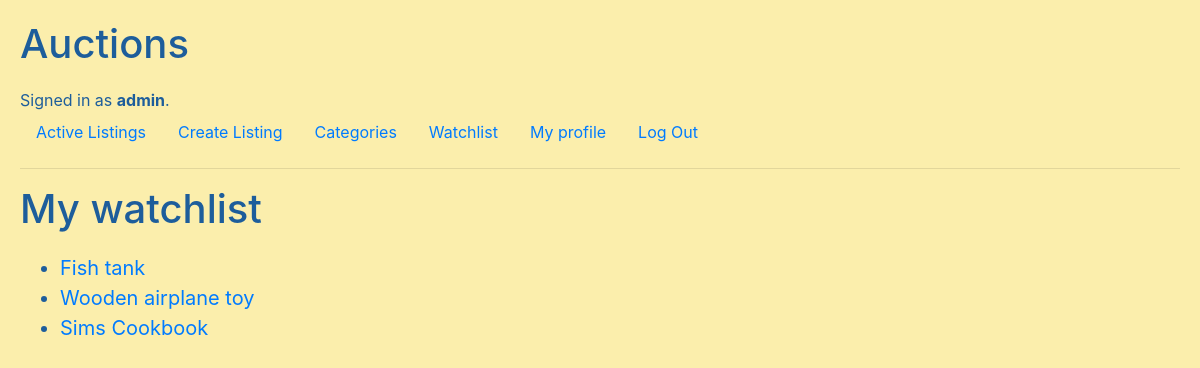
Screenshot of /watchlist (signed in) with the database file from the repository.
### auctions/models.py (models this page shows)
class User(AbstractUser):
    pass

class Listing(models.Model):
    active = models.BooleanField(default=True)
    bid_step = models.FloatField(default=0.1)
    category = models.ForeignKey(
        Category, on_delete=models.CASCADE, related_name="listings", blank=True, null=True)
    description = models.TextField(max_length=300)
    photo = models.ImageField(
        upload_to="listing-images", blank=True, null=True)
    price = models.FloatField()
    pub_date = models.DateTimeField("date published")
    title = models.CharField(max_length=20)
    user = models.ForeignKey(
        User, on_delete=models.CASCADE, related_name="listings")
    winner = models.ForeignKey(
        User, on_delete=models.CASCADE, related_name="won_listings", blank=True, null=True)
    def __str__(self):
        return self.title

### auctions/views.py (the view)
# urls.py: path("watchlist", views.watchlist, name="watchlist"),
@login_required
def watchlist(request):
    try:
        Watchlist.objects.get(user=request.user)
    except:
        Watchlist.objects.create(
            user=request.user,
        )
    return render(request, "auctions/watchlist.html", {
        "watchlist": Watchlist.objects.get(user=request.user)
    })

### auctions/templates/auctions/watchlist.html (shortened to what this page needs)
{% extends "auctions/layout.html" %}
{% block body %}
<h1>My watchlist</h1>
{% if watchlist.listings.all %}
<ul class="list">
    {% for listing in watchlist.listings.all %}
    {% if listing.active %}
    <li><a href="{% url 'listing' listing.id %}">{{ listing }}</a></li>
    {% endif %}
    {% endfor %}
</ul>
{% else %}
<h3>No items on your watchlist yet.</h3>
{% endif %}
{% endblock %}

### auctions/templates/auctions/layout.html (shortened to what this page needs)
{% load static %}
<!DOCTYPE html>
<html lang="en">
<head>
    <link rel="stylesheet" href="https://stackpath.bootstrapcdn.com/bootstrap/4.4.1/css/bootstrap.min.css"
>
    <link href="{% static 'auctions/styles.css' %}" rel="stylesheet">
</head>
<body>
    <h1>Auctions</h1>
    <div>
        {% if user.is_authenticated %}
        Signed in as <strong>{{ user.username }}</strong>.
        {% else %}
        Not signed in.
        {% endif %}
    </div>
    <ul class="nav">
        <li class="nav-item">
            <a class="nav-link" href="{% url 'index' %}">Active Listings</a>
        </li>
        <li class="nav-item">
            <a class="nav-link" href="{% url 'new-listing' %}">Create Listing</a>
        </li>
        <li class="nav-item">
            <a class="nav-link" href="{% url 'categories' %}">Categories</a>
        </li>
        {% if user.is_authenticated %}
        <li class="nav-item">
            <a class="nav-link" href="{% url 'watchlist' %}">Watchlist</a>
        </li>
        <li class="nav-item">
            <a class="nav-link" href="{% url 'user' user.username %}">My profile</a>
        </li>
        <li class="nav-item">
            <a class="nav-link" href="{% url 'logout' %}">Log Out</a>
        </li>
        {% endif %}
    </ul>
    <hr>
    {% block body %}
    {% endblock %}
</body>
</html>

### auctions/static/auctions/styles.css (style rules this page uses)
body { padding: 20px; background-color: #FBEEAC; color: #1D5D9B; }
h1 { margin-bottom: 20px; }
.list { font-size: 1.25rem; }

### rows the page displays
User: username "admin"
Listing: title "Fish tank"
Listing: title "Wooden airplane toy"
Listing: title "Sims Cookbook"
